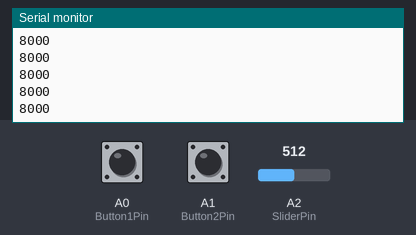
Bench run of a sketch on a simulated Arduino Uno, built with avr-gcc and run on an emulated ATmega328P. Parts: the last lines printed to the serial monitor. The inputs (shaded band) are chosen by the test bench; at power-on: A2 (SliderPin) = 512, A0 (Button1Pin) LOW, A1 (Button2Pin) LOW.

Above: at 1.2 s.
1.3 s: A2 (SliderPin) set to 716
At 1.42 s:
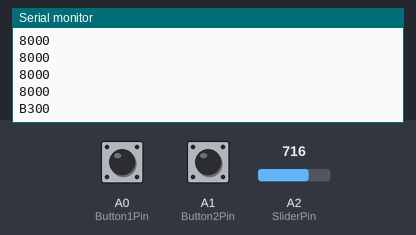
3.3 s: A2 (SliderPin) set to 900
At 3.38 s:
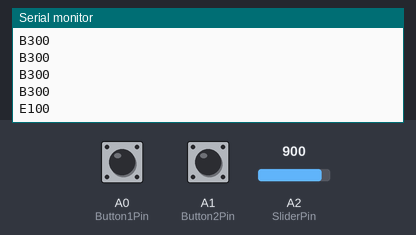
5.2 s: A2 (SliderPin) set to 1023
At 5.27 s:
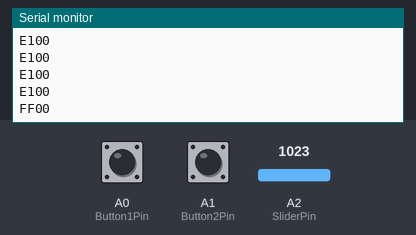
7.1 s: A2 (SliderPin) set to 511
At 7.22 s:
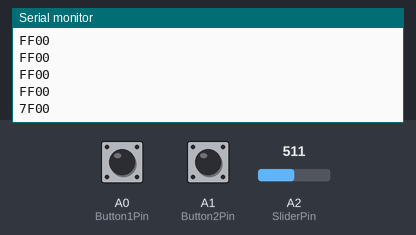
9.1 s: A0 (Button1Pin) pulled HIGH for 0.15 s
At 9.18 s:
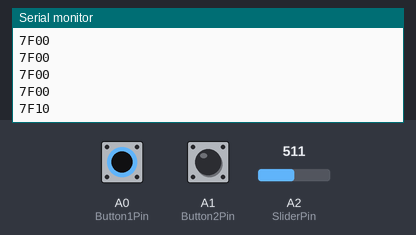
10.7 s: A1 (Button2Pin) pulled HIGH for 0.15 s
At 10.77 s:
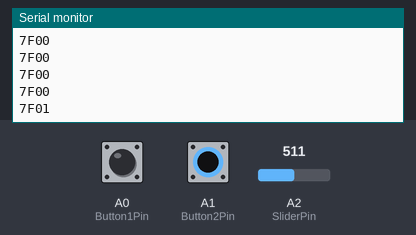
Timing chart, 0 to 13.3 s (numbered marks = the images above; inputs shaded):
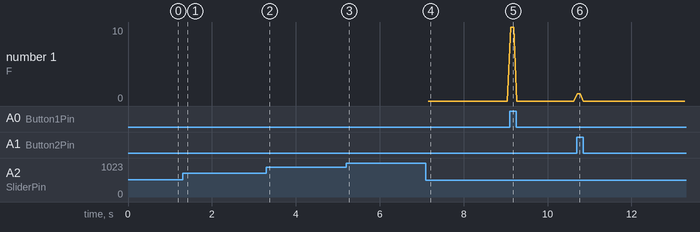

The sketch:

SliderAndButtons.ino
```cpp
byte SliderPin = A2;
byte Button1Pin = A0;
byte Button2Pin = A1;

void setup() {
  // put your setup code here, to run once:
  pinMode(SliderPin, INPUT);
  pinMode(Button1Pin, INPUT);
  pinMode(Button2Pin, INPUT);
  Serial.begin(38400);
}

void hexprint(byte b)
{
  if (b < 16)
  {
    Serial.print('0');
  }
  Serial.print(b, HEX);
}

void loop() {

  // print slider position in 8-bit resolution
  hexprint(analogRead(SliderPin)/4);

  // print button states
  Serial.print(digitalRead(Button1Pin));
  Serial.print(digitalRead(Button2Pin));

  // newline character
  Serial.println();

  delay(75);
}
```

Measured:
- after the input at 1.3 s, the serial monitor: prints a new line after 0.06 s (image 1)
- after the input at 3.3 s, the serial monitor: prints a new line at once (image 2)
- after the input at 5.2 s, the serial monitor: prints a new line at once (image 3)
- after the input at 7.1 s, the serial monitor: prints a new line after 0.06 s (image 4)
- after the input at 9.1 s, the serial monitor: prints a new line at once (image 5)
- after the input at 10.7 s, the serial monitor: prints a new line at once (image 6)
